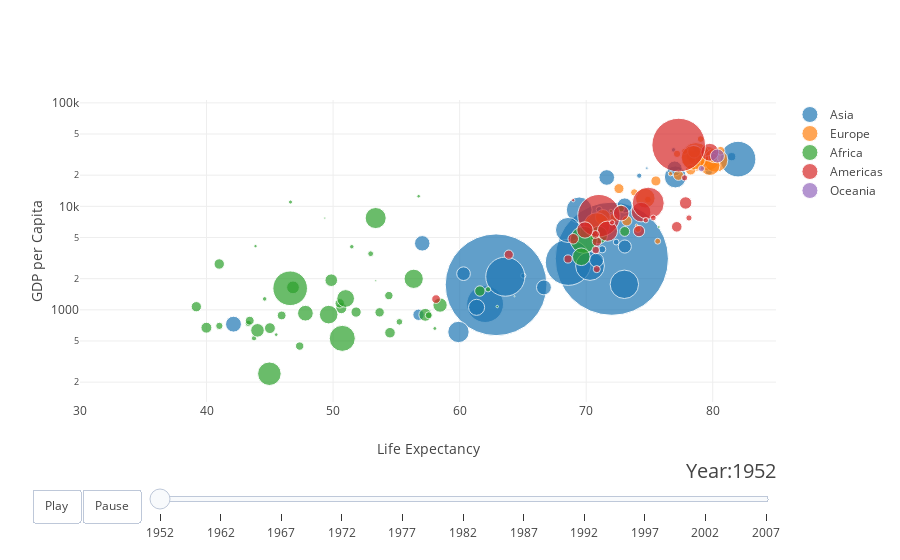

Notebook cell for this chart:
### Markdown cell above
# Animated Statistics

### Code cell
figure['layout']['sliders'] = [sliders_dict]
iplot(figure)

### Figure 1 — Plotly figure (JSON) as saved in the notebook; plotly's stock layout.template omitted (floating-point values rounded to 4 significant figures)
{"data": [{"marker": {"size": [25268405, 656397, 135656790, 12926707, 1280400000, 6762476, 1034172547, 211060000, 66907826, 24001816, 6029529, 127065841, 5307470, 22215365, 47969150, 2111561, 3677780, 22662365, 2674234, 45598081, 25873917, 2713462, 153403524, 82995088, 24501530, 4197776, 19576783, 17155814, 22454239, 62806748, 80908147, 3389578, 18701257], "sizemode": "area", "sizeref": 200000}, "mode": "markers", "name": "Asia", "text": ["Afghanistan", "Bahrain", "Bangladesh", "Cambodia", "China", "Hong Kong, China", "India", "Indonesia", "Iran", "Iraq", "Israel", "Japan", "Jordan", "Korea, Dem. Rep.", "Korea, Rep.", "Kuwait", "Lebanon", "Malaysia", "Mongolia", "Myanmar", "Nepal", "Oman", "Pakistan", "Philippines", "Saudi Arabia", "Singapore", "Sri Lanka", "Syria", "Taiwan", "Thailand", "Vietnam", "West Bank and Gaza", "Yemen, Rep."], "x": [42.13, 74.8, 62.01, 56.75, 72.03, 81.5, 62.88, 68.59, 69.45, 57.05, 79.7, 82, 71.26, 66.66, 77.05, 76.9, 71.03, 73.04, 65.03, 59.91, 61.34, 74.19, 63.61, 70.3, 71.63, 78.77, 70.81, 73.05, 76.99, 68.56, 73.02, 72.37, 60.31], "y": [726.7, 23400.0, 1136.0, 896.2, 3119.0, 30210.0, 1747.0, 2874.0, 9241.0, 4391.0, 21910.0, 28600.0, 3845.0, 1647.0, 19230.0, 35110.0, 9314.0, 10210.0, 2141.0, 611, 1057.0, 19770.0, 2093.0, 2651.0, 19010.0, 36020.0, 3015.0, 4091.0, 23240.0, 5913.0, 1764.0, 4515.0, 2235.0]}, {"marker": {"size": [3508512, 8148312, 10311970, 4165416, 7661799, 4481020, 10256295, 5374693, 5193039, 59925035, 82350671, 10603863, 10083313, 288030, 3879155, 57926999, 720230, 16122830, 4535591, 38625976, 10433867, 22404337, 10111559, 5410052, 2011497, 40152517, 8954175, 7361757, 67308928, 59912431], "sizemode": "area", "sizeref": 200000}, "mode": "markers", "name": "Europe", "text": ["Albania", "Austria", "Belgium", "Bosnia and Herzegovina", "Bulgaria", "Croatia", "Czech Republic", "Denmark", "Finland", "France", "Germany", "Greece", "Hungary", "Iceland", "Ireland", "Italy", "Montenegro", "Netherlands", "Norway", "Poland", "Portugal", "Romania", "Serbia", "Slovak Republic", "Slovenia", "Spain", "Sweden", "Switzerland", "Turkey", "United Kingdom"], "x": [75.65, 78.98, 78.32, 74.09, 72.14, 74.88, 75.51, 77.18, 78.37, 79.59, 78.67, 78.26, 72.59, 80.5, 77.78, 80.24, 73.98, 78.53, 79.05, 74.67, 77.29, 71.32, 73.21, 73.8, 76.66, 79.78, 80.04, 80.62, 70.84, 78.47], "y": [4604.0, 32420.0, 30490.0, 6019.0, 7697.0, 11630.0, 17600.0, 32170.0, 28200.0, 28930.0, 30040.0, 22510.0, 14840.0, 31160.0, 34080.0, 27970.0, 6557.0, 33720.0, 44680.0, 12000.0, 19970.0, 7885.0, 7236.0, 13640.0, 20660.0, 24840.0, 29340.0, 34480.0, 6508.0, 29480.0]}, {"marker": {"size": [31287142, 10866106, 7026113, 1630347, 12251209, 7021078, 15929988, 4048013, 8835739, 614382, 55379852, 3328795, 16252726, 447416, 73312559, 495627, 4414865, 67946797, 1299304, 1457766, 20550751, 8807818, 1332459, 31386842, 2046772, 2814651, 5368585, 16473477, 11824495, 10580176, 2828858, 1200206, 31167783, 18473780, 1972153, 11140655, 119901274, 743981, 7852401, 170372, 10870037, 5359092, 7753310, 44433622, 37090298, 1130269, 34593779, 4977378, 9770575, 24739869, 10595811, 11926563], "sizemode": "area", "sizeref": 200000}, "mode": "markers", "name": "Africa", "text": ["Algeria", "Angola", "Benin", "Botswana", "Burkina Faso", "Burundi", "Cameroon", "Central African Republic", "Chad", "Comoros", "Congo, Dem. Rep.", "Congo, Rep.", "Cote d'Ivoire", "Djibouti", "Egypt", "Equatorial Guinea", "Eritrea", "Ethiopia", "Gabon", "Gambia", "Ghana", "Guinea", "Guinea-Bissau", "Kenya", "Lesotho", "Liberia", "Libya", "Madagascar", "Malawi", "Mali", "Mauritania", "Mauritius", "Morocco", "Mozambique", "Namibia", "Niger", "Nigeria", "Reunion", "Rwanda", "Sao Tome and Principe", "Senegal", "Sierra Leone", "Somalia", "South Africa", "Sudan", "Swaziland", "Tanzania", "Togo", "Tunisia", "Uganda", "Zambia", "Zimbabwe"], "x": [70.99, 41.0, 54.41, 46.63, 50.65, 47.36, 49.86, 43.31, 50.52, 62.97, 44.97, 52.97, 46.83, 53.37, 69.81, 49.35, 55.24, 50.73, 56.76, 58.04, 58.45, 53.68, 45.5, 50.99, 44.59, 43.75, 72.74, 57.29, 45.01, 51.82, 62.25, 71.95, 69.61, 44.03, 51.48, 54.5, 46.61, 75.74, 43.41, 64.34, 61.6, 41.01, 45.94, 53.37, 56.37, 43.87, 49.65, 57.56, 73.04, 47.81, 39.19, 39.99], "y": [5288.0, 2773.0, 1373.0, 11000.0, 1038.0, 446.4, 1934.0, 738.7, 1156.0, 1076.0, 241.2, 3484.0, 1649.0, 1908.0, 4755.0, 7703.0, 765.4, 530.1, 12520.0, 660.6, 1112.0, 945.6, 575.7, 1288.0, 1275.0, 531.5, 9535.0, 894.6, 665.4, 951.4, 1579.0, 9022.0, 3258.0, 633.6, 4072.0, 601.1, 1615.0, 6316.0, 785.7, 1353.0, 1520.0, 699.5, 882.1, 7711.0, 1993.0, 4128.0, 899.1, 886.2, 5723.0, 927.7, 1072.0, 672.0]}, {"marker": {"size": [38331121, 8445134, 179914212, 31902268, 15497046, 41008227, 3834934, 11226999, 8650322, 12921234, 6353681, 11178650, 7607651, 6677328, 2664659, 102479927, 5146848, 2990875, 5884491, 26769436, 3859606, 1101832, 287675526, 3363085, 24287670], "sizemode": "area", "sizeref": 200000}, "mode": "markers", "name": "Americas", "text": ["Argentina", "Bolivia", "Brazil", "Canada", "Chile", "Colombia", "Costa Rica", "Cuba", "Dominican Republic", "Ecuador", "El Salvador", "Guatemala", "Haiti", "Honduras", "Jamaica", "Mexico", "Nicaragua", "Panama", "Paraguay", "Peru", "Puerto Rico", "Trinidad and Tobago", "United States", "Uruguay", "Venezuela"], "x": [74.34, 63.88, 71.01, 79.77, 77.86, 71.68, 78.12, 77.16, 70.85, 74.17, 70.73, 68.98, 58.14, 68.56, 72.05, 74.9, 70.84, 74.71, 70.75, 69.91, 77.78, 68.98, 77.31, 75.31, 72.77], "y": [8798.0, 3413.0, 8131.0, 33330.0, 10780.0, 5755.0, 7723.0, 6341.0, 4564.0, 5773.0, 5352.0, 4858.0, 1270.0, 3100.0, 6995.0, 10740.0, 2475.0, 7356.0, 3784.0, 5909.0, 18860.0, 11460.0, 39100.0, 7727.0, 8605.0]}, {"marker": {"size": [19546792, 3908037], "sizemode": "area", "sizeref": 200000}, "mode": "markers", "name": "Oceania", "text": ["Australia", "New Zealand"], "x": [80.37, 79.11], "y": [30690.0, 23190.0]}], "layout": {"hovermode": "closest", "sliders": [{"active": 0, "currentvalue": {"font": {"size": 20}, "prefix": "Year:", "visible": true, "xanchor": "right"}, "len": 0.9, "pad": {"b": 10, "t": 50}, "steps": [{"args": [["1952"], {"frame": {"duration": 300, "redraw": false}, "mode": "immediate", "transition": {"duration": 300}}], "label": "1952", "method": "animate"}, {"args": [["1962"], {"frame": {"duration": 300, "redraw": false}, "mode": "immediate", "transition": {"duration": 300}}], "label": "1962", "method": "animate"}, {"args": [["1967"], {"frame": {"duration": 300, "redraw": false}, "mode": "immediate", "transition": {"duration": 300}}], "label": "1967", "method": "animate"}, {"args": [["1972"], {"frame": {"duration": 300, "redraw": false}, "mode": "immediate", "transition": {"duration": 300}}], "label": "1972", "method": "animate"}, {"args": [["1977"], {"frame": {"duration": 300, "redraw": false}, "mode": "immediate", "transition": {"duration": 300}}], "label": "1977", "method": "animate"}, {"args": [["1982"], {"frame": {"duration": 300, "redraw": false}, "mode": "immediate", "transition": {"duration": 300}}], "label": "1982", "method": "animate"}, {"args": [["1987"], {"frame": {"duration": 300, "redraw": false}, "mode": "immediate", "transition": {"duration": 300}}], "label": "1987", "method": "animate"}, {"args": [["1992"], {"frame": {"duration": 300, "redraw": false}, "mode": "immediate", "transition": {"duration": 300}}], "label": "1992", "method": "animate"}, {"args": [["1997"], {"frame": {"duration": 300, "redraw": false}, "mode": "immediate", "transition": {"duration": 300}}], "label": "1997", "method": "animate"}, {"args": [["2002"], {"frame": {"duration": 300, "redraw": false}, "mode": "immediate", "transition": {"duration": 300}}], "label": "2002", "method": "animate"}, {"args": [["2007"], {"frame": {"duration": 300, "redraw": false}, "mode": "immediate", "transition": {"duration": 300}}], "label": "2007", "method": "animate"}], "transition": {"duration": 300, "easing": "cubic-in-out"}, "x": 0.1, "xanchor": "left", "y": 0, "yanchor": "top"}], "title": "", "updatemenus": [{"buttons": [{"args": [null, {"frame": {"duration": 500, "redraw": false}, "fromcurrent": true, "transition": {"duration": 100, "easing": "quadratic-in-out"}}], "label": "Play", "method": "animate"}, {"args": [[null], {"frame": {"duration": 0, "redraw": false}, "mode": "immediate", "transition": {"duration": 0}}], "label": "Pause", "method": "animate"}], "direction": "left", "pad": {"r": 10, "t": 87}, "showactive": false, "type": "buttons", "x": 0.1, "xanchor": "right", "y": 0, "yanchor": "top"}], "xaxis": {"range": [30, 85], "title": "Life Expectancy"}, "yaxis": {"title": "GDP per Capita", "type": "log"}}}
